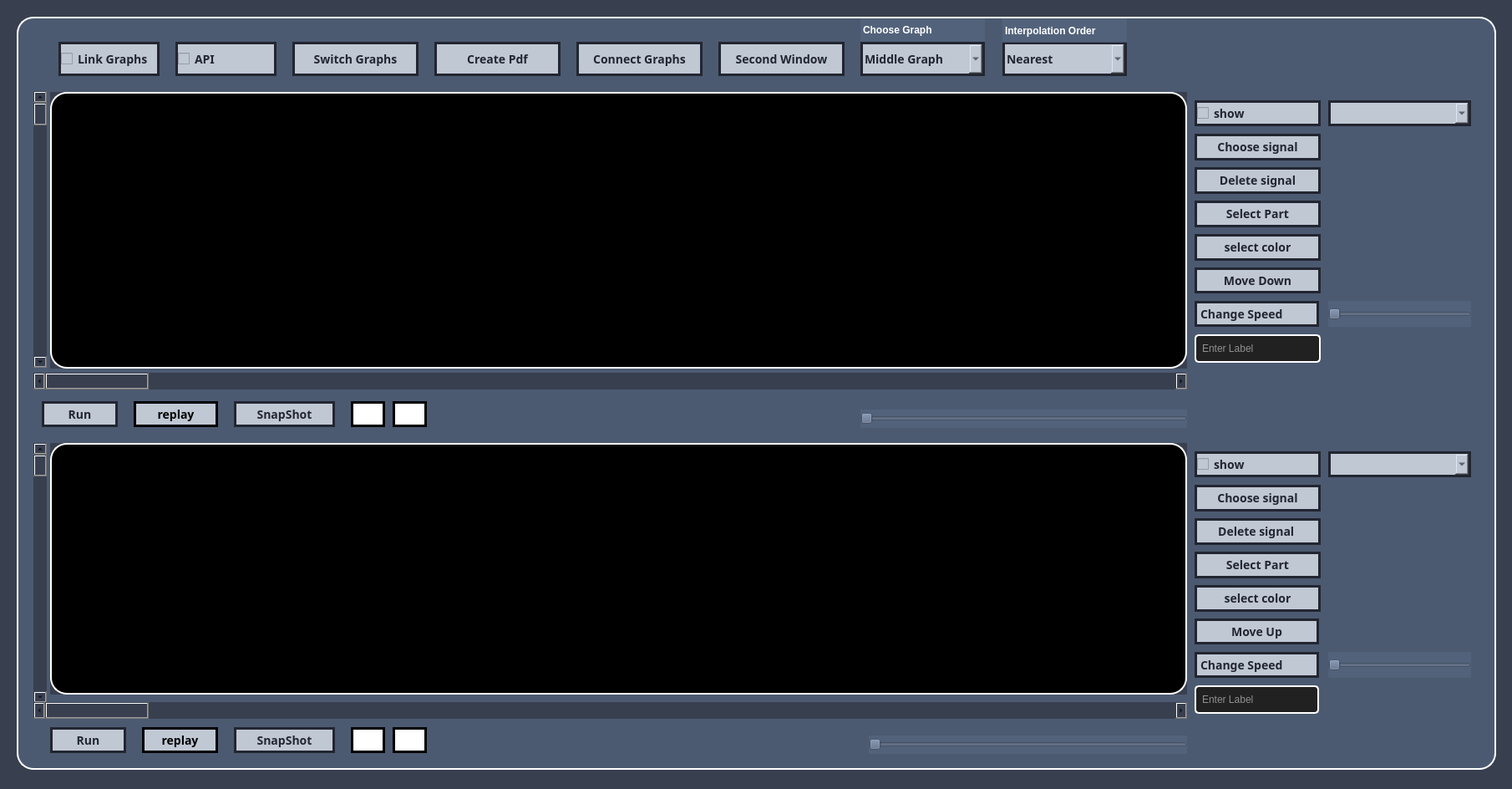
<?xml version="1.0" encoding="UTF-8"?>
<ui version="4.0">
 <class>MainWindow</class>
 <widget class="QMainWindow" name="MainWindow">
  <property name="geometry">
   <rect>
    <x>0</x>
    <y>0</y>
    <width>1810</width>
    <height>944</height>
   </rect>
  </property>
  <property name="windowTitle">
   <string>MainWindow</string>
  </property>
  <property name="styleSheet">
   <string notr="true">background: rgba(56, 63, 79, 1);</string>
  </property>
  <widget class="QWidget" name="centralwidget">
   <widget class="QLabel" name="label">
    <property name="geometry">
     <rect>
      <x>20</x>
      <y>20</y>
      <width>1771</width>
      <height>901</height>
     </rect>
    </property>
    <property name="styleSheet">
     <string notr="true">background-color:rgba(85, 101, 128, 0.7);
border-radius:20px;
border: 2px solid white;</string>
    </property>
    <property name="text">
     <string/>
    </property>
   </widget>
   <widget class="QComboBox" name="ComboBox_Top_Signals">
    <property name="geometry">
     <rect>
      <x>1590</x>
      <y>120</y>
      <width>171</width>
      <height>31</height>
     </rect>
    </property>
    <property name="styleSheet">
     <string notr="true">  background: rgba(192, 200, 212, 1);
  font-family: inherit;
  padding: 0.2em 0.3em;
  font-weight: 600;
  color:rgba(34, 38, 49, 1);
  font-size: 14px;
  border: 3px solid rgba(34, 38, 49, 1);
  border-radius: 0.4em;
  
</string>
    </property>
   </widget>
   <widget class="QCheckBox" name="CheckBox_API">
    <property name="geometry">
     <rect>
      <x>210</x>
      <y>50</y>
      <width>121</width>
      <height>41</height>
     </rect>
    </property>
    <property name="styleSheet">
     <string notr="true">  background: rgba(192, 200, 212, 1);
  font-family: inherit;
  padding: 0.2em 0.3em;
  font-weight: 600;
  color:rgba(34, 38, 49, 1);
  font-size: 14px;
  border: 3px solid rgba(34, 38, 49, 1);
  border-radius: 0.4em;
  
</string>
    </property>
    <property name="text">
     <string>API</string>
    </property>
   </widget>
   <widget class="QToolButton" name="ToolButton_Middle_ZoomIn">
    <property name="geometry">
     <rect>
      <x>420</x>
      <y>870</y>
      <width>41</width>
      <height>31</height>
     </rect>
    </property>
    <property name="styleSheet">
     <string notr="true">  background: white;
  font-family: inherit;
  padding: 0.2em 0.3em;
  font-weight: 600;
  font-size: 14px;
  color:black;
  border: 3px solid black;
  border-radius: 0.4em;
  
</string>
    </property>
    <property name="text">
     <string/>
    </property>
    <property name="icon">
     <iconset>
      <normalon>zoomin.jpg</normalon>
     </iconset>
    </property>
    <property name="iconSize">
     <size>
      <width>24</width>
      <height>24</height>
     </size>
    </property>
   </widget>
   <widget class="QToolButton" name="ToolButton_Top_ZoomOut">
    <property name="geometry">
     <rect>
      <x>470</x>
      <y>480</y>
      <width>41</width>
      <height>31</height>
     </rect>
    </property>
    <property name="styleSheet">
     <string notr="true">  background: white;
  font-family: inherit;
  padding: 0.2em 0.3em;
  font-weight: 600;
  font-size: 14px;
  color:black;
  border: 3px solid black;
  border-radius: 0.4em;
  

</string>
    </property>
    <property name="text">
     <string/>
    </property>
    <property name="icon">
     <iconset>
      <normalon>zoomout.jpg</normalon>
     </iconset>
    </property>
    <property name="iconSize">
     <size>
      <width>24</width>
      <height>24</height>
     </size>
    </property>
   </widget>
   <widget class="QToolButton" name="ToolButton_Top_ZoomIn">
    <property name="geometry">
     <rect>
      <x>420</x>
      <y>480</y>
      <width>41</width>
      <height>31</height>
     </rect>
    </property>
    <property name="styleSheet">
     <string notr="true">  background: white;
  font-family: inherit;
  padding: 0.2em 0.3em;
  font-weight: 600;
  font-size: 14px;
  color:black;
  border: 3px solid black;
  border-radius: 0.4em;
  
</string>
    </property>
    <property name="text">
     <string/>
    </property>
    <property name="icon">
     <iconset>
      <normalon>zoomin.jpg</normalon>
     </iconset>
    </property>
    <property name="iconSize">
     <size>
      <width>24</width>
      <height>24</height>
     </size>
    </property>
   </widget>
   <widget class="QToolButton" name="ToolButton_Middle_PlayPause">
    <property name="geometry">
     <rect>
      <x>60</x>
      <y>870</y>
      <width>91</width>
      <height>31</height>
     </rect>
    </property>
    <property name="styleSheet">
     <string notr="true">  background: rgba(192, 200, 212, 1);
  font-family: inherit;
  padding: 0.2em 0.3em;
  font-weight: 600;
  color:rgba(34, 38, 49, 1);
  font-size: 14px;
  border: 3px solid rgba(34, 38, 49, 1);
  border-radius: 0.4em;
  
</string>
    </property>
    <property name="text">
     <string>Run</string>
    </property>
   </widget>
   <widget class="QLineEdit" name="LineEdit_Middle_EditLabel">
    <property name="geometry">
     <rect>
      <x>1430</x>
      <y>820</y>
      <width>149</width>
      <height>34</height>
     </rect>
    </property>
    <property name="styleSheet">
     <string notr="true">  background-color: #212121;
  max-width: 190px;
  color:white;
  height: 20px;
  padding: 5px;
  border: 2px solid white;
  border-radius: 5px;
  </string>
    </property>
    <property name="text">
     <string/>
    </property>
    <property name="placeholderText">
     <string>Enter Label</string>
    </property>
   </widget>
   <widget class="QToolButton" name="ToolButton_Top_Replay">
    <property name="geometry">
     <rect>
      <x>160</x>
      <y>480</y>
      <width>101</width>
      <height>31</height>
     </rect>
    </property>
    <property name="styleSheet">
     <string notr="true">  background: rgba(192, 200, 212, 1);
  font-family: inherit;
  padding: 0.2em 0.3em;
  font-weight: 600;
  font-size: 14px;
  color:black;
  border: 3px solid black;
  border-radius: 0.4em;
  
</string>
    </property>
    <property name="text">
     <string>replay</string>
    </property>
   </widget>
   <widget class="QPushButton" name="ToolButton_MoveUp">
    <property name="geometry">
     <rect>
      <x>1430</x>
      <y>740</y>
      <width>149</width>
      <height>31</height>
     </rect>
    </property>
    <property name="styleSheet">
     <string notr="true">  background: rgba(192, 200, 212, 1);
  font-family: inherit;
  padding: 0.2em 0.3em;
  font-weight: 600;
  color:rgba(34, 38, 49, 1);
  font-size: 14px;
  border: 3px solid rgba(34, 38, 49, 1);
  border-radius: 0.4em;
  
</string>
    </property>
    <property name="text">
     <string>Move Up</string>
    </property>
   </widget>
   <widget class="QPushButton" name="ToolButton_SwitchGraphs">
    <property name="geometry">
     <rect>
      <x>350</x>
      <y>50</y>
      <width>151</width>
      <height>41</height>
     </rect>
    </property>
    <property name="styleSheet">
     <string notr="true">  background: rgba(192, 200, 212, 1);
  font-family: inherit;
  padding: 0.2em 0.3em;
  font-weight: 600;
  color:rgba(34, 38, 49, 1);
  font-size: 14px;
  border: 3px solid rgba(34, 38, 49, 1);
  border-radius: 0.4em;
  
</string>
    </property>
    <property name="text">
     <string>Switch Graphs</string>
    </property>
   </widget>
   <widget class="QToolButton" name="ToolButton_CreatePdf">
    <property name="geometry">
     <rect>
      <x>520</x>
      <y>50</y>
      <width>151</width>
      <height>41</height>
     </rect>
    </property>
    <property name="styleSheet">
     <string notr="true">  background: rgba(192, 200, 212, 1);
  font-family: inherit;
  padding: 0.2em 0.3em;
  font-weight: 600;
  color:rgba(34, 38, 49, 1);
  font-size: 14px;
  border: 3px solid rgba(34, 38, 49, 1);
  border-radius: 0.4em;
  
</string>
    </property>
    <property name="text">
     <string>Create Pdf</string>
    </property>
   </widget>
   <widget class="QToolButton" name="ToolButton_Middle_Replay">
    <property name="geometry">
     <rect>
      <x>170</x>
      <y>870</y>
      <width>91</width>
      <height>31</height>
     </rect>
    </property>
    <property name="styleSheet">
     <string notr="true">  background: rgba(192, 200, 212, 1);
  font-family: inherit;
  padding: 0.2em 0.3em;
  font-weight: 600;
  font-size: 14px;
  border: 3px solid black;
  border-radius: 0.4em;

</string>
    </property>
    <property name="text">
     <string>replay</string>
    </property>
   </widget>
   <widget class="QCheckBox" name="checkBox_Middle_ShowHide">
    <property name="geometry">
     <rect>
      <x>1430</x>
      <y>540</y>
      <width>151</width>
      <height>31</height>
     </rect>
    </property>
    <property name="styleSheet">
     <string notr="true">  background: rgba(192, 200, 212, 1);
  font-family: inherit;
  padding: 0.2em 0.3em;
  font-weight: 600;
  color:rgba(34, 38, 49, 1);
  font-size: 14px;
  border: 3px solid rgba(34, 38, 49, 1);
  border-radius: 0.4em;
  
</string>
    </property>
    <property name="text">
     <string>show</string>
    </property>
   </widget>
   <widget class="QPushButton" name="ToolButton_MoveDown">
    <property name="geometry">
     <rect>
      <x>1430</x>
      <y>320</y>
      <width>151</width>
      <height>31</height>
     </rect>
    </property>
    <property name="styleSheet">
     <string notr="true">  background: rgba(192, 200, 212, 1);
  font-family: inherit;
  padding: 0.2em 0.3em;
  font-weight: 600;
  color:rgba(34, 38, 49, 1);
  font-size: 14px;
  border: 3px solid rgba(34, 38, 49, 1);
  border-radius: 0.4em;
  
</string>
    </property>
    <property name="text">
     <string>Move Down</string>
    </property>
   </widget>
   <widget class="QComboBox" name="ComboBox_Middle_Signals">
    <property name="geometry">
     <rect>
      <x>1590</x>
      <y>540</y>
      <width>171</width>
      <height>31</height>
     </rect>
    </property>
    <property name="styleSheet">
     <string notr="true">  background: rgba(192, 200, 212, 1);
  font-family: inherit;
  padding: 0.2em 0.3em;
  font-weight: 600;
  color:rgba(34, 38, 49, 1);
  font-size: 14px;
  border: 3px solid rgba(34, 38, 49, 1);
  border-radius: 0.4em;
  
</string>
    </property>
   </widget>
   <widget class="QToolButton" name="ToolButton_Top_Browse">
    <property name="enabled">
     <bool>true</bool>
    </property>
    <property name="geometry">
     <rect>
      <x>1430</x>
      <y>160</y>
      <width>151</width>
      <height>32</height>
     </rect>
    </property>
    <property name="styleSheet">
     <string notr="true">  background: rgba(192, 200, 212, 1);
  font-family: inherit;
  padding: 0.2em 0.3em;
  font-weight: 600;
  color:rgba(34, 38, 49, 1);
  font-size: 14px;
  border: 3px solid rgba(34, 38, 49, 1);
  border-radius: 0.4em;
  
</string>
    </property>
    <property name="text">
     <string>Choose signal</string>
    </property>
   </widget>
   <widget class="QCheckBox" name="checkBox_Top_ShowHide">
    <property name="geometry">
     <rect>
      <x>1430</x>
      <y>120</y>
      <width>151</width>
      <height>31</height>
     </rect>
    </property>
    <property name="styleSheet">
     <string notr="true">  background: rgba(192, 200, 212, 1);
  font-family: inherit;
  padding: 0.2em 0.3em;
  font-weight: 600;
  color:rgba(34, 38, 49, 1);
  font-size: 14px;
  border: 3px solid rgba(34, 38, 49, 1);
  border-radius: 0.4em;
  
</string>
    </property>
    <property name="text">
     <string>show</string>
    </property>
   </widget>
   <widget class="QToolButton" name="ToolButton_Middle_Delete">
    <property name="geometry">
     <rect>
      <x>1430</x>
      <y>620</y>
      <width>151</width>
      <height>32</height>
     </rect>
    </property>
    <property name="styleSheet">
     <string notr="true">  background: rgba(192, 200, 212, 1);
  font-family: inherit;
  padding: 0.2em 0.3em;
  font-weight: 600;
  color:rgba(34, 38, 49, 1);
  font-size: 14px;
  border: 3px solid rgba(34, 38, 49, 1);
  border-radius: 0.4em;
  
</string>
    </property>
    <property name="text">
     <string>Delete signal </string>
    </property>
   </widget>
   <widget class="QToolButton" name="ToolButton_SecondWindow">
    <property name="geometry">
     <rect>
      <x>860</x>
      <y>50</y>
      <width>151</width>
      <height>41</height>
     </rect>
    </property>
    <property name="styleSheet">
     <string notr="true">  background: rgba(192, 200, 212, 1);
  font-family: inherit;
  padding: 0.2em 0.3em;
  font-weight: 600;
  color:rgba(34, 38, 49, 1);
  font-size: 14px;
  border: 3px solid rgba(34, 38, 49, 1);
  border-radius: 0.4em;
  
</string>
    </property>
    <property name="text">
     <string>Second Window</string>
    </property>
   </widget>
   <widget class="QWidget" name="verticalLayoutWidget">
    <property name="geometry">
     <rect>
      <x>60</x>
      <y>110</y>
      <width>1361</width>
      <height>331</height>
     </rect>
    </property>
    <layout class="QVBoxLayout" name="verticalLayout">
     <item>
      <widget class="QGraphicsView" name="Widget_Top">
       <property name="styleSheet">
        <string notr="true">background: Black;
border: 2px solid white;
border-radius:20px;
</string>
       </property>
      </widget>
     </item>
    </layout>
   </widget>
   <widget class="QComboBox" name="ComboBox_ConcatenateGraph">
    <property name="geometry">
     <rect>
      <x>1030</x>
      <y>50</y>
      <width>149</width>
      <height>41</height>
     </rect>
    </property>
    <property name="styleSheet">
     <string notr="true">  background: rgba(192, 200, 212, 1);
  font-family: inherit;
  padding: 0.2em 0.3em;
  font-weight: 600;
  color:rgba(34, 38, 49, 1);
  font-size: 14px;
  border: 3px solid rgba(34, 38, 49, 1);
  border-radius: 0.4em;
  
</string>
    </property>
    <property name="currentText">
     <string>Middle Graph</string>
    </property>
    <property name="currentIndex">
     <number>1</number>
    </property>
    <item>
     <property name="text">
      <string>Top Graph</string>
     </property>
    </item>
    <item>
     <property name="text">
      <string>Middle Graph</string>
     </property>
    </item>
   </widget>
   <widget class="QWidget" name="verticalLayoutWidget_3">
    <property name="geometry">
     <rect>
      <x>60</x>
      <y>530</y>
      <width>1361</width>
      <height>301</height>
     </rect>
    </property>
    <layout class="QVBoxLayout" name="verticalLayout_8">
     <item>
      <widget class="QGraphicsView" name="Widget_Middle">
       <property name="styleSheet">
        <string notr="true">background: Black;
border: 2px solid white;
border-radius:20px;
</string>
       </property>
      </widget>
     </item>
    </layout>
   </widget>
   <widget class="QToolButton" name="ToolButton_Top_Delete">
    <property name="enabled">
     <bool>true</bool>
    </property>
    <property name="geometry">
     <rect>
      <x>1430</x>
      <y>200</y>
      <width>151</width>
      <height>32</height>
     </rect>
    </property>
    <property name="styleSheet">
     <string notr="true">  background: rgba(192, 200, 212, 1);
  font-family: inherit;
  padding: 0.2em 0.3em;
  font-weight: 600;
  color:rgba(34, 38, 49, 1);
  font-size: 14px;
  border: 3px solid rgba(34, 38, 49, 1);
  border-radius: 0.4em;
  
</string>
    </property>
    <property name="text">
     <string>Delete signal</string>
    </property>
   </widget>
   <widget class="QCheckBox" name="CheckBox_LinkGraphs">
    <property name="geometry">
     <rect>
      <x>70</x>
      <y>50</y>
      <width>121</width>
      <height>41</height>
     </rect>
    </property>
    <property name="styleSheet">
     <string notr="true">  background: rgba(192, 200, 212, 1);
  font-family: inherit;
  padding: 0.2em 0.3em;
  font-weight: 600;
  color:rgba(34, 38, 49, 1);
  font-size: 14px;
  border: 3px solid rgba(34, 38, 49, 1);
  border-radius: 0.4em;
  
</string>
    </property>
    <property name="text">
     <string>Link Graphs</string>
    </property>
   </widget>
   <widget class="QComboBox" name="ComboBox_InterpolationOrder">
    <property name="geometry">
     <rect>
      <x>1200</x>
      <y>50</y>
      <width>149</width>
      <height>41</height>
     </rect>
    </property>
    <property name="styleSheet">
     <string notr="true">  background: rgba(192, 200, 212, 1);
  font-family: inherit;
  padding: 0.2em 0.3em;
  font-weight: 600;
  color:rgba(34, 38, 49, 1);
  font-size: 14px;
  border: 3px solid rgba(34, 38, 49, 1);
  border-radius: 0.4em;
  
</string>
    </property>
    <item>
     <property name="text">
      <string>Nearest</string>
     </property>
    </item>
    <item>
     <property name="text">
      <string>Linear</string>
     </property>
    </item>
    <item>
     <property name="text">
      <string>Quadratic</string>
     </property>
    </item>
    <item>
     <property name="text">
      <string>Cubic</string>
     </property>
    </item>
   </widget>
   <widget class="QToolButton" name="ToolButton_Middle_SelectPart">
    <property name="geometry">
     <rect>
      <x>1430</x>
      <y>660</y>
      <width>151</width>
      <height>32</height>
     </rect>
    </property>
    <property name="styleSheet">
     <string notr="true">  background: rgba(192, 200, 212, 1);
  font-family: inherit;
  padding: 0.2em 0.3em;
  font-weight: 600;
  color:rgba(34, 38, 49, 1);
  font-size: 14px;
  border: 3px solid rgba(34, 38, 49, 1);
  border-radius: 0.4em;
  
</string>
    </property>
    <property name="text">
     <string>Select Part</string>
    </property>
   </widget>
   <widget class="QLineEdit" name="LineEdit_Top_EditLabel">
    <property name="geometry">
     <rect>
      <x>1430</x>
      <y>400</y>
      <width>151</width>
      <height>34</height>
     </rect>
    </property>
    <property name="styleSheet">
     <string notr="true">  background-color: #212121;
  max-width: 190px;
  color:white;
  height: 20px;
  padding: 5px;
  border: 2px solid white;
  border-radius: 5px;
</string>
    </property>
    <property name="text">
     <string/>
    </property>
    <property name="placeholderText">
     <string>Enter Label</string>
    </property>
   </widget>
   <widget class="QToolButton" name="ToolButton_Middle_SelectColor">
    <property name="geometry">
     <rect>
      <x>1430</x>
      <y>700</y>
      <width>151</width>
      <height>32</height>
     </rect>
    </property>
    <property name="styleSheet">
     <string notr="true">  background: rgba(192, 200, 212, 1);
  font-family: inherit;
  padding: 0.2em 0.3em;
  font-weight: 600;
  color:rgba(34, 38, 49, 1);
  font-size: 14px;
  border: 3px solid rgba(34, 38, 49, 1);
  border-radius: 0.4em;
  
</string>
    </property>
    <property name="text">
     <string>select color</string>
    </property>
   </widget>
   <widget class="QToolButton" name="ToolButton_Top_PlayPause">
    <property name="geometry">
     <rect>
      <x>50</x>
      <y>480</y>
      <width>91</width>
      <height>31</height>
     </rect>
    </property>
    <property name="styleSheet">
     <string notr="true">  background: rgba(192, 200, 212, 1);
  font-family: inherit;
  padding: 0.2em 0.3em;
  font-weight: 600;
  color:rgba(34, 38, 49, 1);
  font-size: 14px;
  border: 3px solid rgba(34, 38, 49, 1);
  border-radius: 0.4em;
  
</string>
    </property>
    <property name="text">
     <string>Run</string>
    </property>
   </widget>
   <widget class="QToolButton" name="ToolButton_ConcatnateGraphs">
    <property name="geometry">
     <rect>
      <x>690</x>
      <y>50</y>
      <width>151</width>
      <height>41</height>
     </rect>
    </property>
    <property name="styleSheet">
     <string notr="true">  background: rgba(192, 200, 212, 1);
  font-family: inherit;
  padding: 0.2em 0.3em;
  font-weight: 600;
  color:rgba(34, 38, 49, 1);
  font-size: 14px;
  border: 3px solid rgba(34, 38, 49, 1);
  border-radius: 0.4em;
  
</string>
    </property>
    <property name="text">
     <string>Connect Graphs</string>
    </property>
   </widget>
   <widget class="QLabel" name="label_4">
    <property name="geometry">
     <rect>
      <x>1030</x>
      <y>20</y>
      <width>149</width>
      <height>30</height>
     </rect>
    </property>
    <property name="styleSheet">
     <string notr="true">  font-weight: 600;
background-color:rgba(85, 101, 128, 0.7);
border-top:2px solid white;
  color:white;

</string>
    </property>
    <property name="text">
     <string>Choose Graph</string>
    </property>
   </widget>
   <widget class="QToolButton" name="ToolButton_Middle_TakeSnapShot">
    <property name="geometry">
     <rect>
      <x>280</x>
      <y>870</y>
      <width>121</width>
      <height>31</height>
     </rect>
    </property>
    <property name="styleSheet">
     <string notr="true">  background: rgba(192, 200, 212, 1);
  font-family: inherit;
  padding: 0.2em 0.3em;
  font-weight: 600;
  color:rgba(34, 38, 49, 1);
  font-size: 14px;
  border: 3px solid rgba(34, 38, 49, 1);
  border-radius: 0.4em;
  
</string>
    </property>
    <property name="text">
     <string>SnapShot</string>
    </property>
   </widget>
   <widget class="QToolButton" name="ToolButton_Top_SelectPart">
    <property name="geometry">
     <rect>
      <x>1430</x>
      <y>240</y>
      <width>151</width>
      <height>32</height>
     </rect>
    </property>
    <property name="styleSheet">
     <string notr="true">  background: rgba(192, 200, 212, 1);
  font-family: inherit;
  padding: 0.2em 0.3em;
  font-weight: 600;
  color:rgba(34, 38, 49, 1);
  font-size: 14px;
  border: 3px solid rgba(34, 38, 49, 1);
  border-radius: 0.4em;
  
</string>
    </property>
    <property name="text">
     <string>Select Part</string>
    </property>
   </widget>
   <widget class="QSlider" name="HorizontalSlider_Top_connectGraphs">
    <property name="geometry">
     <rect>
      <x>1030</x>
      <y>490</y>
      <width>391</width>
      <height>22</height>
     </rect>
    </property>
    <property name="styleSheet">
     <string notr="true">
background-color:rgba(85, 101, 128, 0.7);



</string>
    </property>
    <property name="pageStep">
     <number>1</number>
    </property>
    <property name="orientation">
     <enum>Qt::Horizontal</enum>
    </property>
   </widget>
   <widget class="QSlider" name="HorizontalSlider_Middle_connectGraphs">
    <property name="geometry">
     <rect>
      <x>1040</x>
      <y>880</y>
      <width>381</width>
      <height>22</height>
     </rect>
    </property>
    <property name="styleSheet">
     <string notr="true">
background-color:rgba(85, 101, 128, 0.7);

</string>
    </property>
    <property name="pageStep">
     <number>1</number>
    </property>
    <property name="orientation">
     <enum>Qt::Horizontal</enum>
    </property>
   </widget>
   <widget class="QToolButton" name="ToolButton_Top_SelectColor">
    <property name="geometry">
     <rect>
      <x>1430</x>
      <y>280</y>
      <width>151</width>
      <height>32</height>
     </rect>
    </property>
    <property name="styleSheet">
     <string notr="true">  background: rgba(192, 200, 212, 1);
  font-family: inherit;
  padding: 0.2em 0.3em;
  font-weight: 600;
  color:rgba(34, 38, 49, 1);
  font-size: 14px;
  border: 3px solid rgba(34, 38, 49, 1);
  border-radius: 0.4em;
  
</string>
    </property>
    <property name="text">
     <string>select color</string>
    </property>
   </widget>
   <widget class="QToolButton" name="ToolButton_Middle_ZoomOut">
    <property name="geometry">
     <rect>
      <x>470</x>
      <y>870</y>
      <width>41</width>
      <height>31</height>
     </rect>
    </property>
    <property name="styleSheet">
     <string notr="true">  background: white;
  font-family: inherit;
  padding: 0.2em 0.3em;
  font-weight: 600;
  font-size: 14px;
  color:black;
  border: 3px solid black;
  border-radius: 0.4em;
  
</string>
    </property>
    <property name="text">
     <string/>
    </property>
    <property name="icon">
     <iconset>
      <normalon>zoomout.jpg</normalon>
     </iconset>
    </property>
    <property name="iconSize">
     <size>
      <width>24</width>
      <height>24</height>
     </size>
    </property>
   </widget>
   <widget class="QToolButton" name="ToolButton_Top_TakeSnapShot">
    <property name="geometry">
     <rect>
      <x>280</x>
      <y>480</y>
      <width>121</width>
      <height>31</height>
     </rect>
    </property>
    <property name="styleSheet">
     <string notr="true">  background: rgba(192, 200, 212, 1);
  font-family: inherit;
  padding: 0.2em 0.3em;
  font-weight: 600;
  color:rgba(34, 38, 49, 1);
  font-size: 14px;
  border: 3px solid rgba(34, 38, 49, 1);
  border-radius: 0.4em;
  
</string>
    </property>
    <property name="text">
     <string>SnapShot</string>
    </property>
   </widget>
   <widget class="QLabel" name="label_5">
    <property name="enabled">
     <bool>false</bool>
    </property>
    <property name="geometry">
     <rect>
      <x>1200</x>
      <y>20</y>
      <width>149</width>
      <height>31</height>
     </rect>
    </property>
    <property name="styleSheet">
     <string notr="true">  font-weight: 600;
background-color:rgba(85, 101, 128, 0.7);
border-top:2px solid white;
  color:white;

</string>
    </property>
    <property name="text">
     <string>Interpolation Order</string>
    </property>
   </widget>
   <widget class="QToolButton" name="ToolButton_Middle_Browse">
    <property name="geometry">
     <rect>
      <x>1430</x>
      <y>580</y>
      <width>151</width>
      <height>32</height>
     </rect>
    </property>
    <property name="styleSheet">
     <string notr="true">  background: rgba(192, 200, 212, 1);
  font-family: inherit;
  padding: 0.2em 0.3em;
  font-weight: 600;
  color:rgba(34, 38, 49, 1);
  font-size: 14px;
  border: 3px solid rgba(34, 38, 49, 1);
  border-radius: 0.4em;
  
</string>
    </property>
    <property name="text">
     <string>Choose signal</string>
    </property>
   </widget>
   <widget class="QScrollBar" name="verticalScrollBar_Top">
    <property name="geometry">
     <rect>
      <x>40</x>
      <y>109</y>
      <width>16</width>
      <height>331</height>
     </rect>
    </property>
    <property name="orientation">
     <enum>Qt::Vertical</enum>
    </property>
   </widget>
   <widget class="QScrollBar" name="horizontalScrollBar_Top">
    <property name="geometry">
     <rect>
      <x>40</x>
      <y>446</y>
      <width>1381</width>
      <height>20</height>
     </rect>
    </property>
    <property name="orientation">
     <enum>Qt::Horizontal</enum>
    </property>
   </widget>
   <widget class="QScrollBar" name="verticalScrollBar_Middle">
    <property name="geometry">
     <rect>
      <x>40</x>
      <y>530</y>
      <width>16</width>
      <height>311</height>
     </rect>
    </property>
    <property name="orientation">
     <enum>Qt::Vertical</enum>
    </property>
   </widget>
   <widget class="QScrollBar" name="horizontalScrollBar_Middle">
    <property name="geometry">
     <rect>
      <x>40</x>
      <y>840</y>
      <width>1381</width>
      <height>20</height>
     </rect>
    </property>
    <property name="orientation">
     <enum>Qt::Horizontal</enum>
    </property>
   </widget>
   <widget class="QSlider" name="horizontalSlider_Middle_Speed">
    <property name="geometry">
     <rect>
      <x>1590</x>
      <y>780</y>
      <width>171</width>
      <height>31</height>
     </rect>
    </property>
    <property name="styleSheet">
     <string notr="true">
background-color:rgba(85, 101, 128, 0.7);



</string>
    </property>
    <property name="minimum">
     <number>10</number>
    </property>
    <property name="maximum">
     <number>100</number>
    </property>
    <property name="singleStep">
     <number>5</number>
    </property>
    <property name="pageStep">
     <number>5</number>
    </property>
    <property name="orientation">
     <enum>Qt::Horizontal</enum>
    </property>
   </widget>
   <widget class="QLabel" name="label_6">
    <property name="enabled">
     <bool>false</bool>
    </property>
    <property name="geometry">
     <rect>
      <x>1430</x>
      <y>360</y>
      <width>149</width>
      <height>31</height>
     </rect>
    </property>
    <property name="styleSheet">
     <string notr="true">  background: rgba(192, 200, 212, 1);
  font-family: inherit;
  padding: 0.2em 0.3em;
  font-weight: 600;
  color:rgba(34, 38, 49, 1);
  font-size: 14px;
  border: 3px solid rgba(34, 38, 49, 1);
  border-radius: 0.4em;
  
</string>
    </property>
    <property name="text">
     <string>Change Speed</string>
    </property>
   </widget>
   <widget class="QLabel" name="label_7">
    <property name="enabled">
     <bool>false</bool>
    </property>
    <property name="geometry">
     <rect>
      <x>1430</x>
      <y>780</y>
      <width>149</width>
      <height>31</height>
     </rect>
    </property>
    <property name="styleSheet">
     <string notr="true">  background: rgba(192, 200, 212, 1);
  font-family: inherit;
  padding: 0.2em 0.3em;
  font-weight: 600;
  color:rgba(34, 38, 49, 1);
  font-size: 14px;
  border: 3px solid rgba(34, 38, 49, 1);
  border-radius: 0.4em;
  
</string>
    </property>
    <property name="text">
     <string>Change Speed</string>
    </property>
   </widget>
   <widget class="QSlider" name="horizontalSlider_Top_Speed">
    <property name="geometry">
     <rect>
      <x>1590</x>
      <y>360</y>
      <width>171</width>
      <height>31</height>
     </rect>
    </property>
    <property name="styleSheet">
     <string notr="true">
background-color:rgba(85, 101, 128, 0.7);



</string>
    </property>
    <property name="minimum">
     <number>10</number>
    </property>
    <property name="maximum">
     <number>100</number>
    </property>
    <property name="singleStep">
     <number>5</number>
    </property>
    <property name="pageStep">
     <number>5</number>
    </property>
    <property name="orientation">
     <enum>Qt::Horizontal</enum>
    </property>
   </widget>
  </widget>
  <widget class="QStatusBar" name="statusbar"/>
 </widget>
 <resources/>
 <connections/>
</ui>
